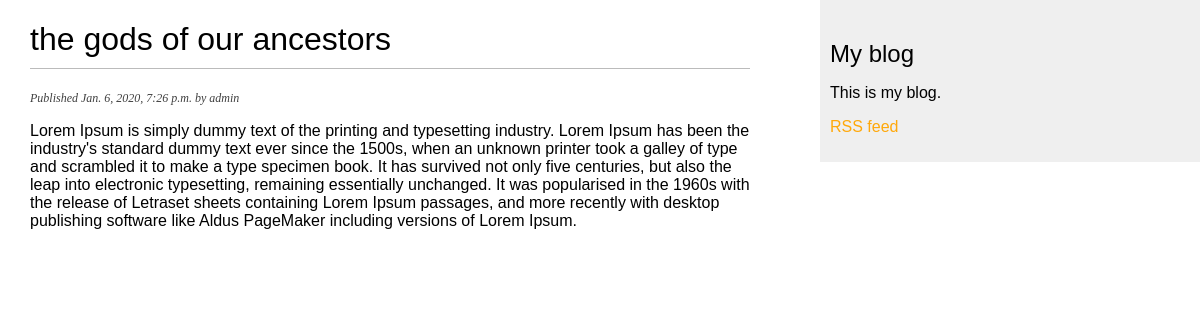
/blog/2020/1/6/the-gods-of-our-ancestors/, run on the app's committed database.
### blog/models.py (models this page shows, shortened)
class Post(models.Model):
    STATUS_CHOICES = (
        ('draft', 'Draft'),
        ('published', 'Published'),
    )
    title = models.CharField(max_length=250)
    slug = models.SlugField(max_length=250,
                            unique_for_date='publish')
    author = models.ForeignKey(User,
                               on_delete=models.CASCADE,
                               related_name='blog_posts')
    body = models.TextField()
    publish = models.DateTimeField(default=timezone.now)
    created = models.DateTimeField(auto_now_add=True)
    updated = models.DateTimeField(auto_now=True)
    status = models.CharField(max_length=10,
                              choices=STATUS_CHOICES,
                              default='draft')
    objects = models.Manager() # The default manager.
    published = PublishedManager() # The custom manager.
    class Meta:
        ordering = ('-publish',)

### blog/views.py (the view)
def post_detail(request, year, month, day, post):
    post = get_object_or_404(Post, slug=post,
                                   status='published',
                                   publish__year=year,
                                   publish__month=month,
                                   publish__day=day)
    return render(request,
                  'blog/post_detail.html',
                  {'post': post})

### blog/templates/blog/post_detail.html (shortened to what this page needs)
{% extends "base.html" %}
{% block content %}
  <h1>{{ post.title }}</h1>
  <p class="date">
    Published {{ post.publish }} by {{ post.author }}
  </p>
  {{ post.body|linebreaks }}
{% endblock %}

### blog/static/css/blog.css (style rules this page uses)
body { margin:0; padding:0; font-family:helvetica, sans-serif; }
h1 { font-weight:normal; border-bottom:1px solid #bbb; padding:0 0 10px 0; }
p.date { color: #404040; font-family: georgia, serif; font-size: 12px; font-style: italic; }

### data on the page
Post: title "the gods of our ancestors", publish "Jan. 6, 2020, 7:26 p.m.", author "admin", body "Lorem Ipsum is simply dummy text of the printing and typesetting industry. Lorem Ipsum has been the industry's standard dummy text ever since the 1500s, when an unknown printer took a galley of type and scrambled it to make a type specimen book. It has survived not only five centuries, but also the leap into electronic typesetting, remaining essentially unchanged. It was popularised in the 1960s with the release of Letraset sheets containing Lorem Ipsum passages, and more recently with desktop publishing software like Aldus PageMaker including versions of Lorem Ipsum."
